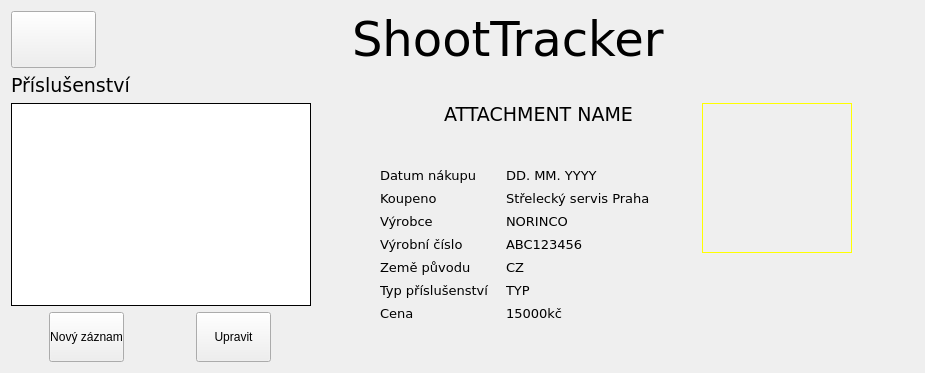
    <widget class="QWidget" name="Attachments">
     <layout class="QVBoxLayout" name="verticalLayout_76">
      <item>
       <layout class="QHBoxLayout" name="horizontalLayout_107">
        <item>
         <widget class="QPushButton" name="PB_Attachments_Back">
          <property name="sizePolicy">
           <sizepolicy hsizetype="Preferred" vsizetype="Preferred">
            <horstretch>0</horstretch>
            <verstretch>0</verstretch>
           </sizepolicy>
          </property>
          <property name="font">
           <font>
            <family>Verdana</family>
            <pointsize>21</pointsize>
           </font>
          </property>
          <property name="styleSheet">
           <string notr="true">image: url(:/icons/resourcefolder/icons8-back-50.png);</string>
          </property>
          <property name="text">
           <string/>
          </property>
         </widget>
        </item>
        <item>
         <spacer name="horizontalSpacer_123">
          <property name="orientation">
           <enum>Qt::Horizontal</enum>
          </property>
          <property name="sizeType">
           <enum>QSizePolicy::Fixed</enum>
          </property>
          <property name="sizeHint" stdset="0">
           <size>
            <width>250</width>
            <height>20</height>
           </size>
          </property>
         </spacer>
        </item>
        <item>
         <widget class="QLabel" name="label_77">
          <property name="font">
           <font>
            <family>Verdana</family>
            <pointsize>36</pointsize>
           </font>
          </property>
          <property name="text">
           <string>ShootTracker</string>
          </property>
         </widget>
        </item>
        <item>
         <spacer name="horizontalSpacer_124">
          <property name="orientation">
           <enum>Qt::Horizontal</enum>
          </property>
          <property name="sizeHint" stdset="0">
           <size>
            <width>250</width>
            <height>20</height>
           </size>
          </property>
         </spacer>
        </item>
       </layout>
      </item>
      <item>
       <layout class="QHBoxLayout" name="horizontalLayout_108">
        <item>
         <widget class="QLabel" name="label_78">
          <property name="font">
           <font>
            <family>Verdana</family>
            <pointsize>14</pointsize>
           </font>
          </property>
          <property name="text">
           <string>Příslušenství</string>
          </property>
         </widget>
        </item>
        <item>
         <widget class="QLabel" name="LBL_Attachments_ID">
          <property name="maximumSize">
           <size>
            <width>0</width>
            <height>0</height>
           </size>
          </property>
          <property name="font">
           <font>
            <family>Verdana</family>
            <pointsize>14</pointsize>
           </font>
          </property>
          <property name="text">
           <string/>
          </property>
         </widget>
        </item>
        <item>
         <spacer name="horizontalSpacer_125">
          <property name="orientation">
           <enum>Qt::Horizontal</enum>
          </property>
          <property name="sizeHint" stdset="0">
           <size>
            <width>40</width>
            <height>20</height>
           </size>
          </property>
         </spacer>
        </item>
       </layout>
      </item>
      <item>
       <layout class="QHBoxLayout" name="horizontalLayout_112">
        <item>
         <layout class="QVBoxLayout" name="verticalLayout_72">
          <property name="sizeConstraint">
           <enum>QLayout::SetDefaultConstraint</enum>
          </property>
          <item>
           <widget class="QListWidget" name="LW_Attachments_List">
            <property name="minimumSize">
             <size>
              <width>300</width>
              <height>0</height>
             </size>
            </property>
            <property name="maximumSize">
             <size>
              <width>300</width>
              <height>500</height>
             </size>
            </property>
            <property name="font">
             <font>
              <family>Verdana</family>
              <pointsize>12</pointsize>
             </font>
            </property>
            <property name="styleSheet">
             <string notr="true">border: 1px solid black;
background-color: rgb(255, 255, 255);</string>
            </property>
           </widget>
          </item>
          <item>
           <layout class="QHBoxLayout" name="horizontalLayout_109">
            <item>
             <widget class="QPushButton" name="PB_Attachment_NewRecord">
              <property name="sizePolicy">
               <sizepolicy hsizetype="Preferred" vsizetype="Fixed">
                <horstretch>0</horstretch>
                <verstretch>0</verstretch>
               </sizepolicy>
              </property>
              <property name="minimumSize">
               <size>
                <width>75</width>
                <height>50</height>
               </size>
              </property>
              <property name="maximumSize">
               <size>
                <width>75</width>
                <height>50</height>
               </size>
              </property>
              <property name="styleSheet">
               <string notr="true">
QPushButton:hover{  background: qlineargradient(spread:reflect, x1:0.1, y1:0.5, x2:1, y2:0, stop:0 rgba(160, 220, 255,255), stop:1 rgba(160, 220, 255, 255));
}



</string>
              </property>
              <property name="text">
               <string>Nový záznam</string>
              </property>
             </widget>
            </item>
            <item>
             <spacer name="horizontalSpacer_126">
              <property name="orientation">
               <enum>Qt::Horizontal</enum>
              </property>
              <property name="sizeType">
               <enum>QSizePolicy::Preferred</enum>
              </property>
              <property name="sizeHint" stdset="0">
               <size>
                <width>28</width>
                <height>20</height>
               </size>
              </property>
             </spacer>
            </item>
            <item>
             <widget class="QPushButton" name="PB_Attachment_EditRecord">
              <property name="sizePolicy">
               <sizepolicy hsizetype="Preferred" vsizetype="Fixed">
                <horstretch>0</horstretch>
                <verstretch>0</verstretch>
               </sizepolicy>
              </property>
              <property name="minimumSize">
               <size>
                <width>75</width>
                <height>50</height>
               </size>
              </property>
              <property name="maximumSize">
               <size>
                <width>75</width>
                <height>50</height>
               </size>
              </property>
              <property name="styleSheet">
               <string notr="true">
QPushButton:hover{  background: qlineargradient(spread:reflect, x1:0.1, y1:0.5, x2:1, y2:0, stop:0 rgba(160, 220, 255,255), stop:1 rgba(160, 220, 255, 255));
}



</string>
              </property>
              <property name="text">
               <string>Upravit</string>
              </property>
             </widget>
            </item>
           </layout>
          </item>
         </layout>
        </item>
        <item>
         <spacer name="horizontalSpacer_130">
          <property name="orientation">
           <enum>Qt::Horizontal</enum>
          </property>
          <property name="sizeHint" stdset="0">
           <size>
            <width>40</width>
            <height>20</height>
           </size>
          </property>
         </spacer>
        </item>
        <item>
         <layout class="QVBoxLayout" name="verticalLayout_74">
          <item>
           <layout class="QHBoxLayout" name="horizontalLayout_110">
            <item>
             <spacer name="horizontalSpacer_128">
              <property name="orientation">
               <enum>Qt::Horizontal</enum>
              </property>
              <property name="sizeHint" stdset="0">
               <size>
                <width>40</width>
                <height>20</height>
               </size>
              </property>
             </spacer>
            </item>
            <item>
             <widget class="QLabel" name="LBL_Attachments_AttachmentName">
              <property name="font">
               <font>
                <family>Verdana</family>
                <pointsize>14</pointsize>
               </font>
              </property>
              <property name="text">
               <string>ATTACHMENT NAME</string>
              </property>
             </widget>
            </item>
            <item>
             <spacer name="horizontalSpacer_127">
              <property name="orientation">
               <enum>Qt::Horizontal</enum>
              </property>
              <property name="sizeHint" stdset="0">
               <size>
                <width>40</width>
                <height>20</height>
               </size>
              </property>
             </spacer>
            </item>
           </layout>
          </item>
          <item>
           <spacer name="verticalSpacer_19">
            <property name="orientation">
             <enum>Qt::Vertical</enum>
            </property>
            <property name="sizeType">
             <enum>QSizePolicy::Preferred</enum>
            </property>
            <property name="sizeHint" stdset="0">
             <size>
              <width>20</width>
              <height>35</height>
             </size>
            </property>
           </spacer>
          </item>
          <item>
           <layout class="QHBoxLayout" name="horizontalLayout_111">
            <item>
             <layout class="QVBoxLayout" name="verticalLayout_73">
              <item>
               <layout class="QHBoxLayout" name="horizontalLayout_115">
                <item>
                 <widget class="QLabel" name="label_83">
                  <property name="minimumSize">
                   <size>
                    <width>120</width>
                    <height>0</height>
                   </size>
                  </property>
                  <property name="maximumSize">
                   <size>
                    <width>120</width>
                    <height>16777215</height>
                   </size>
                  </property>
                  <property name="font">
                   <font>
                    <family>Verdana</family>
                    <pointsize>10</pointsize>
                   </font>
                  </property>
                  <property name="text">
                   <string>Datum nákupu</string>
                  </property>
                 </widget>
                </item>
                <item>
                 <widget class="QLabel" name="LBL_Attachments_Date_Bought">
                  <property name="maximumSize">
                   <size>
                    <width>150</width>
                    <height>16777215</height>
                   </size>
                  </property>
                  <property name="font">
                   <font>
                    <family>Verdana</family>
                    <pointsize>10</pointsize>
                   </font>
                  </property>
                  <property name="text">
                   <string>DD. MM. YYYY</string>
                  </property>
                 </widget>
                </item>
               </layout>
              </item>
              <item>
               <layout class="QHBoxLayout" name="horizontalLayout_116">
                <item>
                 <widget class="QLabel" name="label_84">
                  <property name="minimumSize">
                   <size>
                    <width>120</width>
                    <height>0</height>
                   </size>
                  </property>
                  <property name="maximumSize">
                   <size>
                    <width>120</width>
                    <height>16777215</height>
                   </size>
                  </property>
                  <property name="font">
                   <font>
                    <family>Verdana</family>
                    <pointsize>10</pointsize>
                   </font>
                  </property>
                  <property name="text">
                   <string>Koupeno</string>
                  </property>
                 </widget>
                </item>
                <item>
                 <widget class="QLabel" name="LBL_Attachments_Vendor">
                  <property name="minimumSize">
                   <size>
                    <width>150</width>
                    <height>0</height>
                   </size>
                  </property>
                  <property name="maximumSize">
                   <size>
                    <width>150</width>
                    <height>16777215</height>
                   </size>
                  </property>
                  <property name="font">
                   <font>
                    <family>Verdana</family>
                    <pointsize>10</pointsize>
                   </font>
                  </property>
                  <property name="text">
                   <string>Střelecký servis Praha</string>
                  </property>
                 </widget>
                </item>
               </layout>
              </item>
              <item>
               <layout class="QHBoxLayout" name="horizontalLayout_122">
                <item>
                 <widget class="QLabel" name="label_90">
                  <property name="minimumSize">
                   <size>
                    <width>120</width>
                    <height>0</height>
                   </size>
                  </property>
                  <property name="maximumSize">
                   <size>
                    <width>120</width>
                    <height>16777215</height>
                   </size>
                  </property>
                  <property name="font">
                   <font>
                    <family>Verdana</family>
                    <pointsize>10</pointsize>
                   </font>
                  </property>
                  <property name="text">
                   <string>Výrobce</string>
                  </property>
                 </widget>
                </item>
                <item>
                 <widget class="QLabel" name="LBL_Attachments_Manufacturer">
                  <property name="minimumSize">
                   <size>
                    <width>150</width>
                    <height>0</height>
                   </size>
                  </property>
                  <property name="maximumSize">
                   <size>
                    <width>150</width>
                    <height>16777215</height>
                   </size>
                  </property>
                  <property name="font">
                   <font>
                    <family>Verdana</family>
                    <pointsize>10</pointsize>
                   </font>
                  </property>
                  <property name="text">
                   <string>NORINCO</string>
                  </property>
                 </widget>
                </item>
               </layout>
              </item>
              <item>
               <layout class="QHBoxLayout" name="horizontalLayout_119">
                <item>
                 <widget class="QLabel" name="label_87">
                  <property name="minimumSize">
                   <size>
                    <width>120</width>
                    <height>0</height>
                   </size>
                  </property>
                  <property name="maximumSize">
                   <size>
                    <width>120</width>
                    <height>16777215</height>
                   </size>
                  </property>
                  <property name="font">
                   <font>
                    <family>Verdana</family>
                    <pointsize>10</pointsize>
                   </font>
                  </property>
                  <property name="text">
                   <string>Výrobní číslo</string>
                  </property>
                 </widget>
                </item>
                <item>
                 <widget class="QLabel" name="LBL_Attachments_SN">
                  <property name="minimumSize">
                   <size>
                    <width>150</width>
                    <height>0</height>
                   </size>
                  </property>
                  <property name="maximumSize">
                   <size>
                    <width>150</width>
                    <height>16777215</height>
                   </size>
                  </property>
                  <property name="font">
                   <font>
                    <family>Verdana</family>
                    <pointsize>10</pointsize>
                   </font>
                  </property>
                  <property name="text">
                   <string>ABC123456</string>
                  </property>
                 </widget>
                </item>
               </layout>
              </item>
              <item>
               <layout class="QHBoxLayout" name="horizontalLayout_117">
                <item>
                 <widget class="QLabel" name="label_85">
                  <property name="minimumSize">
                   <size>
                    <width>120</width>
                    <height>0</height>
                   </size>
                  </property>
                  <property name="maximumSize">
                   <size>
                    <width>120</width>
                    <height>16777215</height>
                   </size>
                  </property>
                  <property name="font">
                   <font>
                    <family>Verdana</family>
                    <pointsize>10</pointsize>
                   </font>
                  </property>
                  <property name="text">
                   <string>Země původu</string>
                  </property>
                 </widget>
                </item>
                <item>
                 <widget class="QLabel" name="LBL_Attachments_Origin">
                  <property name="minimumSize">
                   <size>
                    <width>150</width>
                    <height>0</height>
                   </size>
                  </property>
                  <property name="maximumSize">
                   <size>
                    <width>150</width>
                    <height>16777215</height>
                   </size>
                  </property>
                  <property name="font">
                   <font>
                    <family>Verdana</family>
                    <pointsize>10</pointsize>
                   </font>
                  </property>
                  <property name="text">
                   <string>CZ</string>
                  </property>
                 </widget>
                </item>
               </layout>
              </item>
              <item>
               <layout class="QHBoxLayout" name="horizontalLayout_118">
                <item>
                 <widget class="QLabel" name="label_86">
                  <property name="minimumSize">
                   <size>
                    <width>120</width>
                    <height>0</height>
                   </size>
                  </property>
                  <property name="maximumSize">
                   <size>
                    <width>120</width>
                    <height>16777215</height>
                   </size>
                  </property>
                  <property name="font">
                   <font>
                    <family>Verdana</family>
                    <pointsize>10</pointsize>
                   </font>
                  </property>
                  <property name="text">
                   <string>Typ příslušenství</string>
                  </property>
                 </widget>
                </item>
                <item>
                 <widget class="QLabel" name="LBL_Attachments_Type">
                  <property name="minimumSize">
                   <size>
                    <width>150</width>
                    <height>0</height>
                   </size>
                  </property>
                  <property name="maximumSize">
                   <size>
                    <width>150</width>
                    <height>16777215</height>
                   </size>
                  </property>
                  <property name="font">
                   <font>
                    <family>Verdana</family>
                    <pointsize>10</pointsize>
                   </font>
                  </property>
                  <property name="text">
                   <string>TYP</string>
                  </property>
                 </widget>
                </item>
               </layout>
              </item>
              <item>
               <layout class="QHBoxLayout" name="horizontalLayout_120">
                <item>
                 <widget class="QLabel" name="label_88">
                  <property name="minimumSize">
                   <size>
                    <width>120</width>
                    <height>0</height>
                   </size>
                  </property>
                  <property name="maximumSize">
                   <size>
                    <width>120</width>
                    <height>16777215</height>
                   </size>
                  </property>
                  <property name="font">
                   <font>
                    <family>Verdana</family>
                    <pointsize>10</pointsize>
                   </font>
                  </property>
                  <property name="text">
                   <string>Cena</string>
                  </property>
                 </widget>
                </item>
                <item>
                 <widget class="QLabel" name="LBL_Attachments_Price">
                  <property name="minimumSize">
                   <size>
                    <width>150</width>
                    <height>0</height>
                   </size>
                  </property>
                  <property name="maximumSize">
                   <size>
                    <width>150</width>
                    <height>16777215</height>
                   </size>
                  </property>
                  <property name="font">
                   <font>
                    <family>Verdana</family>
                    <pointsize>10</pointsize>
                   </font>
                  </property>
                  <property name="text">
                   <string>15000kč</string>
                  </property>
                 </widget>
                </item>
               </layout>
              </item>
             </layout>
            </item>
            <item>
             <spacer name="horizontalSpacer_129">
              <property name="orientation">
               <enum>Qt::Horizontal</enum>
              </property>
              <property name="sizeHint" stdset="0">
               <size>
                <width>40</width>
                <height>20</height>
               </size>
              </property>
             </spacer>
            </item>
           </layout>
          </item>
          <item>
           <spacer name="verticalSpacer_21">
            <property name="orientation">
             <enum>Qt::Vertical</enum>
            </property>
            <property name="sizeHint" stdset="0">
             <size>
              <width>20</width>
              <height>40</height>
             </size>
            </property>
           </spacer>
          </item>
         </layout>
        </item>
        <item>
         <layout class="QVBoxLayout" name="verticalLayout_75">
          <item>
           <widget class="QLabel" name="LBL_Attachments_Icon">
            <property name="minimumSize">
             <size>
              <width>150</width>
              <height>150</height>
             </size>
            </property>
            <property name="maximumSize">
             <size>
              <width>150</width>
              <height>150</height>
             </size>
            </property>
            <property name="styleSheet">
             <string notr="true">border: 1px solid yellow;</string>
            </property>
            <property name="text">
             <string/>
            </property>
           </widget>
          </item>
          <item>
           <spacer name="verticalSpacer_20">
            <property name="orientation">
             <enum>Qt::Vertical</enum>
            </property>
            <property name="sizeHint" stdset="0">
             <size>
              <width>20</width>
              <height>40</height>
             </size>
            </property>
           </spacer>
          </item>
         </layout>
        </item>
        <item>
         <spacer name="horizontalSpacer_131">
          <property name="orientation">
           <enum>Qt::Horizontal</enum>
          </property>
          <property name="sizeHint" stdset="0">
           <size>
            <width>40</width>
            <height>20</height>
           </size>
          </property>
         </spacer>
        </item>
       </layout>
      </item>
     </layout>
    </widget>
